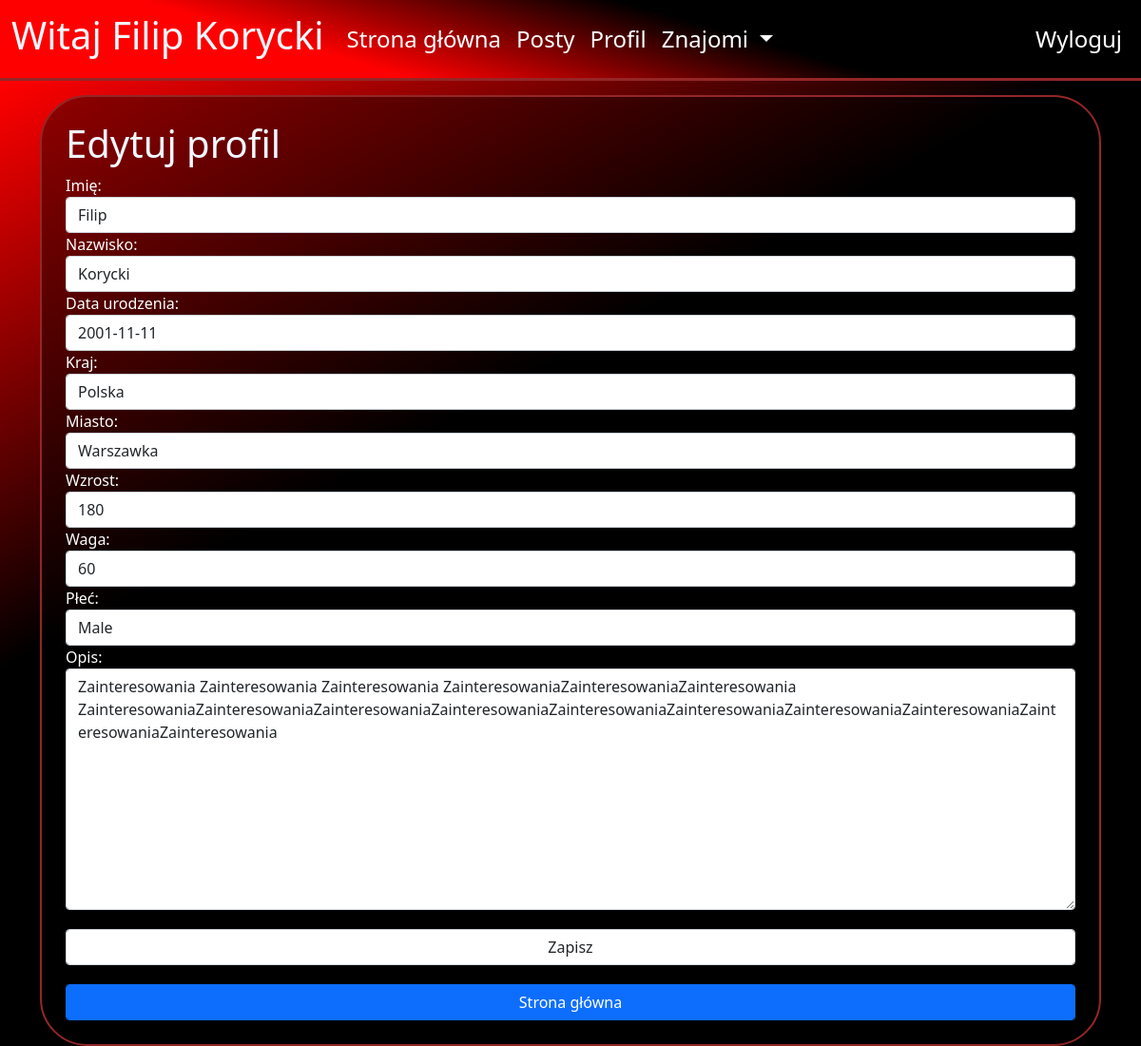
Page /profile/edit/5 (signed in) on the committed database.
### blog/models.py (models this page shows, shortened)
class Profile(models.Model):
    user = models.OneToOneField(User, null=True, on_delete=models.CASCADE)
    birth_date = models.DateField(blank=True,null=True)
    description = models.TextField(blank=True,null=True)
    first_name = models.CharField(blank=True, null=True, max_length=40)
    last_name = models.CharField(blank=True, null=True, max_length=40)
    country = models.CharField(blank=True, null=True, max_length=40)
    city = models.CharField(blank=True, null=True, max_length=40)
    height = models.DecimalField(blank=True,null=True, decimal_places=0, max_digits=120)
    weight = models.DecimalField(blank=True,null=True, decimal_places=0, max_digits=120)
    gender = models.CharField(blank=True,null=True, max_length=222)
    friends = models.ManyToManyField('self', blank=True)
    images = models.ManyToManyField("ProfileImage", related_name='+',blank=True)
    chats = models.ManyToManyField("ChatBox", related_name='+',blank=True)
    posts = models.ManyToManyField("Post", related_name='+',blank=True)
    def get_name(self):
        if self.first_name and self.last_name:
            return str(str(self.first_name)+" "+str(self.last_name)) #+" ("+str(self.user.username)+")"
        elif self.first_name:
            return self.first_name
        else:
            return self.user.username

### blog/views.py (the view, shortened to what this page needs)
# urls.py: path("profile/edit/<int:pk>", views.EditProfileView.as_view(), name="edit_profile"),
class EditProfileView(LoginRequiredMixin,View):
    login_url = '/login/'
    def get(self, request, pk):
        profile = Profile.objects.all().get(id=pk)
        if not profile == request.user.profile:
            return redirect('auth_error')
        form = EditProfileForm(
            initial={
            'first_name': profile.first_name,
            'last_name': profile.last_name,
            'birth_date': profile.birth_date,
            'country': profile.country,
            'city': profile.city,
            'height': profile.height,
            'weight': profile.weight,
            'gender': profile.gender,
            'description': profile.description,
            })
        context = {
            "profile":profile,
            'form': form,
        }
        return render(request, 'blog/edit_profile.html',context)

### blog/forms.py
class EditProfileForm(forms.Form):
    first_name = forms.CharField(max_length=30, required=False, label="Imię")
    last_name = forms.CharField(max_length=30, required=False, label="Nazwisko")
    birth_date = forms.DateField(widget=forms.DateInput, label="Data urodzenia")
    country = forms.CharField(max_length=30, required=False, label="Kraj")
    city = forms.CharField(max_length=30, required=False, label="Miasto")
    height = forms.DecimalField(max_value=300,min_value=0, required=False, label="Wzrost")
    weight = forms.DecimalField(max_value=300,min_value=0, required=False, label="Waga")
    CHOICES = [("Mężczyzna","Male"),("Kobieta","Female")]
    gender = forms.ChoiceField(widget=forms.Select, choices=CHOICES, required=False, label="Płeć")
    description = forms.CharField(max_length=400,widget=forms.Textarea, required=False, label="Opis")
    def __init__(self, *args, **kwargs):
        super(EditProfileForm, self).__init__(*args, **kwargs)
        for visible in self.visible_fields():
            visible.field.widget.attrs['class'] = 'form-control'

### blog/templates/blog/edit_profile.html (shortened to what this page needs)
{% extends "blog/base.html"%}
{%block content%}
<div class="container background_v1" style="color:white;">
<h1>Edytuj profil</h1>
<form method="post" action="{%url 'edit_profile' profile.id%}">
    {{form}}
    <button class="form-control" type="submit"
    style="margin-top:20px;">Zapisz</button>
</form>
<a href="{%url 'mainpage'%}"
class="form-control btn btn-primary"
style="margin-top:20px;">
Strona główna</a>
</div>
{% endblock %}

### blog/templates/blog/base.html (shortened to what this page needs)
{% load static %}
<!doctype html>
<html lang="en">
  <head>
    <link href="https://cdn.jsdelivr.net/npm/bootstrap@5.0.0-beta1/dist/css/bootstrap.min.css" rel="stylesheet">
    <link rel ="stylesheet" href="{% static 'style.css' %}">
  </head>
  <body>
    <nav class="navbar navbar-expand-lg navbar-dark bg-light">
  <div class="container-fluid">
    <a class="navbar-brand" href="#"><h1>Witaj {{user.profile.get_name}}</h1></a>
    <div class="collapse navbar-collapse" id="navbarSupportedContent">
      <ul class="navbar-nav me-auto mb-2 mb-lg-0">
        {% if user.is_authenticated%}
        <li class="nav-item ">
          <a class="nav-link" href="{% url 'mainpage' %}">Strona główna</a>
        </li>
        <li class="nav-item ">
          <a class="nav-link" href="{% url 'posts' %}">Posty</a>
        </li>
        <li class="nav-item ">
          <a class="nav-link" href="{% url 'profile' user.profile.id %}">Profil</a>
        </li>
        <li class="nav-item dropdown">
          <a class="nav-link dropdown-toggle" href="#" id="navbarDropdown" role="button" data-bs-toggle="dropdown" aria-expanded="false">
            Znajomi
          </a>
        </li>
        {%endif%}
        </ul>
        {% if user.is_authenticated%}
        <ul class="navbar-nav ml-auto mb-2 mb-lg-0" >
          <li class="nav-item">
            <a class="nav-link" href="{% url 'logout' %}">Wyloguj</a>
          </li>
        </ul>
        {%endif%}
    </div>
  </div>
</nav>
    <div class="main_content">
      <div class="container">
    {%block content%}
    {% endblock %}
      </div>
    </div>
  </body>
</html>

### static/style.css (style rules this page uses)
* { box-sizing: border-box; margin:0; padding:0; }
:root { --ramka: rgb(148, 38, 38); }
nav { background: rgb(255,0,0); background: linear-gradient(16deg, rgba(255,0,0,1) 29%, rgba(0,0,0,1) 63%, rgba(0,0,0,1) 100%); border-bottom: var(--ramka) solid 3px; }
body { background-repeat: no-repeat; background-size: cover; background: black; }
.navbar { position: fixed; top:0; z-index: 555; width: 100%; }
h1,h2,h3,h4,h5 { color:aliceblue; }
nav .navbar-nav li a { color: white !important; font-size: 1.5em; }
.main_content { padding-top: 100px; min-height: 800px; background: rgb(255,0,0); background: linear-gradient(151deg, rgba(255,0,0,1) 5%, rgba(0,0,0,1) 40%, rgba(0,0,0,1) 100%); }
.background_v1 { border: solid 2px var(--ramka); border-radius: 50px; padding: 25px; background-color:rgba(0, 0, 0, 0.4); min-height: 700px; }
.btn { width:100%; }

### rows in the picture
Profile: first_name "Filip", last_name "Korycki", birth_date "2001-11-11", country "Polska", city "Warszawka", height "180", weight "60", gender "Male", description "Zainteresowania Zainteresowania Zainteresowania ZainteresowaniaZainteresowaniaZainteresowania ZainteresowaniaZainteresowaniaZainteresowaniaZainteresowaniaZainteresowaniaZainteresowaniaZainteresowaniaZainteresowaniaZainteresowaniaZainteresowania"

### other values in the picture
{{ user.profile.get_name }} "Filip Korycki"
